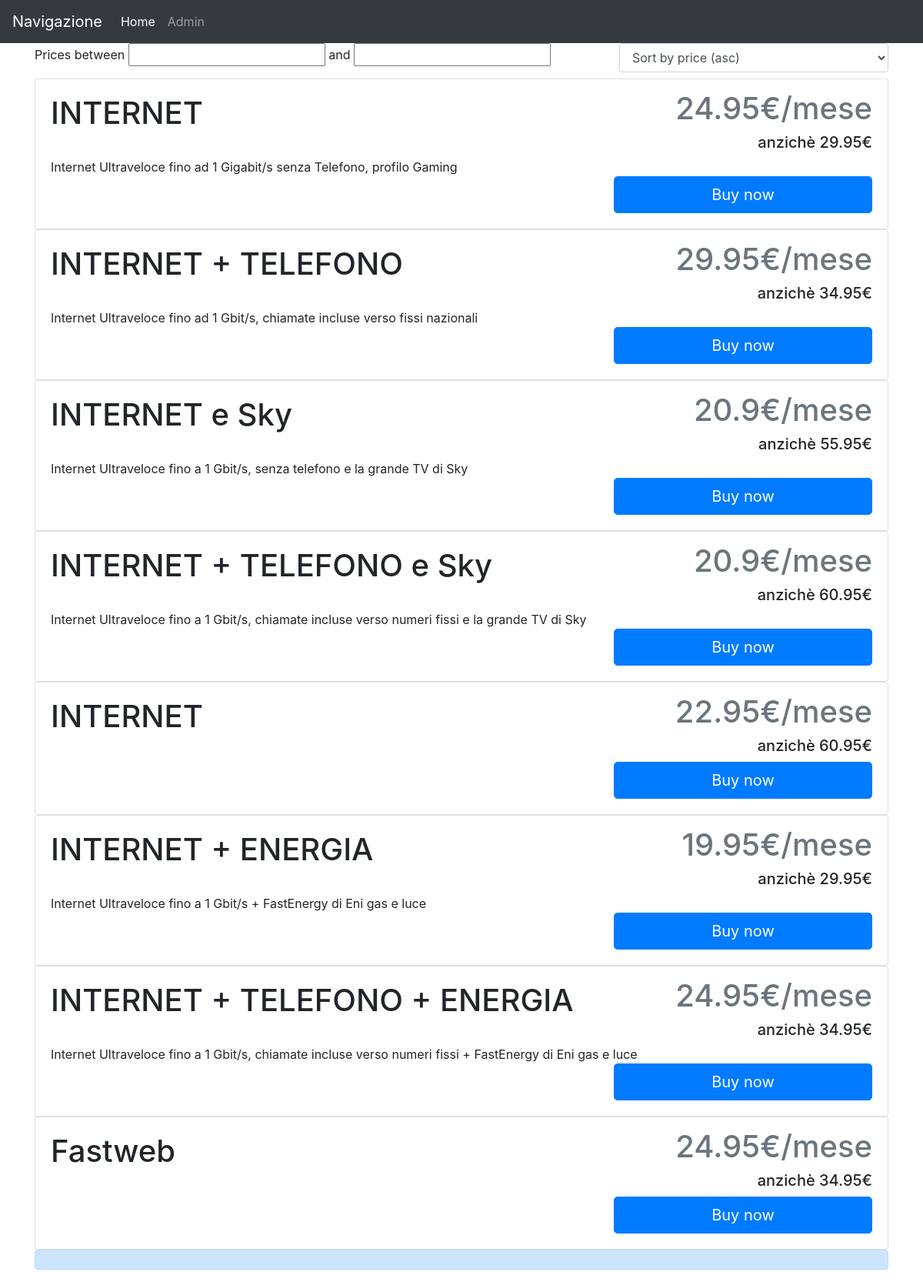
The page / on the database its author committed.
### fastweb/models.py (models this page shows)
class Offers(models.Model):
    carrier = models.CharField(max_length=100, default='')# carrier name
    product= models.CharField(max_length=100, default='')
    price= models.FloatField(blank=True,db_column='price',default='0')
    full_price = models.FloatField(blank=True, db_column='full_price',default='0')
    description=models.TextField(blank=True,db_column='description',default='')
    data=models.DateTimeField(auto_now_add=True, blank=True) # datetime of offer scraping

### fastweb/views.py (the view)
# urls.py: url(r'^$',mainview.home,name="home"),
def home(request):
    plans=models.Offers.objects.all()
    return render(request, 'innermain.html', context={"results": plans})

### templates/innermain.html (shortened to what this page needs)
{% extends 'homepage.html' %}
{% load staticfiles %}
{% block messaggiologo %}
    <h1>Carrier plans</h1>
    <form>
        <div class="row">
            <div class="col-md-8">
                <p>Prices between <input type="number" id="lower_bound" style="max-width: 50%" onchange="filter_sort()">
                    and <input type="number" id="high_bound" style="max-width: 50%" onchange="filter_sort()"></p>
            </div>
            <div class="col-md-4">
                <select class="form-control" id="order" onclick="sort()">
                    <option value="1">Sort by price (asc)</option>
                </select>
            </div>
        </div>
    </form>
    <div id="sortable">
        {% for entry in results %}
            <div class="row product" data-price="{{ entry.price }}">
                <div class="col-md-12 ">
                    <div id="off-{{ entry.id }}">
                        <div class="card" width="100%">
                            <div class="card-body ">
                                <div class="row">
                                    <div class="col-md-8">
                                        <h1 class="card-title">{{ entry.product }}</h1>
                                    </div>
                                    <div class="col-md-4 text-right">
                                        <h1 class="card-subtitle mb-2 text-muted">{{ entry.price }}€/mese</h1>
                                        <h5>anzichè {{ entry.full_price }}€</h5>
                                    </div>
                                </div>
                                <div class="row">
                                    <div class="col-md-12">
                                        <p class="card-text">{{ entry.description }}</p>
                                    </div>
                                </div>
                                <div class="row">
                                    <div class="col-md-8"></div>
                                    <div class="col-md-4">
                                        <a href="/buy?id={{ entry.carrier }}-{{ entry.id }}" class="card-link">
                                            <button type="button" class="btn btn-primary btn-lg btn-block">Buy now
                                            </button>
                                        </a>
                                    </div>
                                </div>
                            </div>
                        </div>
                    </div>
                </div>
            </div>
        {% endfor %}
    </div>
{% endblock %}

### templates/homepage.html (shortened to what this page needs)
{% load staticfiles %}
<!doctype html>
<html lang="en">
<head>
    <link href="https://getbootstrap.com/docs/4.1/dist/css/bootstrap.min.css" rel="stylesheet">
    <link rel="stylesheet" href="{% static "Gestionale/css/icofont/icofont.css" %}">
    <link rel="stylesheet" href="http://cdn.datatables.net/1.10.19/css/jquery.dataTables.min.css">
    <link href="https://getbootstrap.com/docs/4.1/examples/starter-template/starter-template.css" rel="stylesheet">
</head>
<body>
<nav class="navbar navbar-expand-md navbar-dark bg-dark fixed-top">
    <a class="navbar-brand" href="#">Navigazione</a>
    <div class="collapse navbar-collapse" id="navbarsExampleDefault">
        <ul class="navbar-nav mr-auto">
            <li class="nav-item active">
                <a class="nav-link" href="/">Home <span class="sr-only">(current)</span></a>
            </li>
            <li class="nav-item">
                <a class="nav-link" href="/admin" target="_blank"> Admin</a>
            </li>
        </ul>
    </div>
</nav>
<main role="main" class="container">
    {% block messaggiologo %}
    {% endblock %}
<div class="alert alert-primary" role="alert">
</div>
</main>
</html>

### rows shown on the page
Offers: product "INTERNET", price "24.95", full_price "29.95", description "Internet Ultraveloce fino ad 1 Gigabit/s senza Telefono, profilo Gaming"
Offers: product "INTERNET + TELEFONO", price "29.95", full_price "34.95", description "Internet Ultraveloce fino ad 1 Gbit/s, chiamate incluse verso fissi nazionali"
Offers: product "INTERNET e Sky", price "20.9", full_price "55.95", description "Internet Ultraveloce fino a 1 Gbit/s, senza telefono e la grande TV di Sky"
Offers: product "INTERNET + TELEFONO e Sky", price "20.9", full_price "60.95", description "Internet Ultraveloce fino a 1 Gbit/s, chiamate incluse verso numeri fissi e la grande TV di Sky"
Offers: product "INTERNET", price "22.95", full_price "60.95"
Offers: product "INTERNET + ENERGIA", price "19.95", full_price "29.95", description "Internet Ultraveloce fino a 1 Gbit/s + FastEnergy di Eni gas e luce"
Offers: product "INTERNET + TELEFONO + ENERGIA", price "24.95", full_price "34.95", description "Internet Ultraveloce fino a 1 Gbit/s, chiamate incluse verso numeri fissi + FastEnergy di Eni gas e luce"
Offers: product "Fastweb", price "24.95", full_price "34.95"
